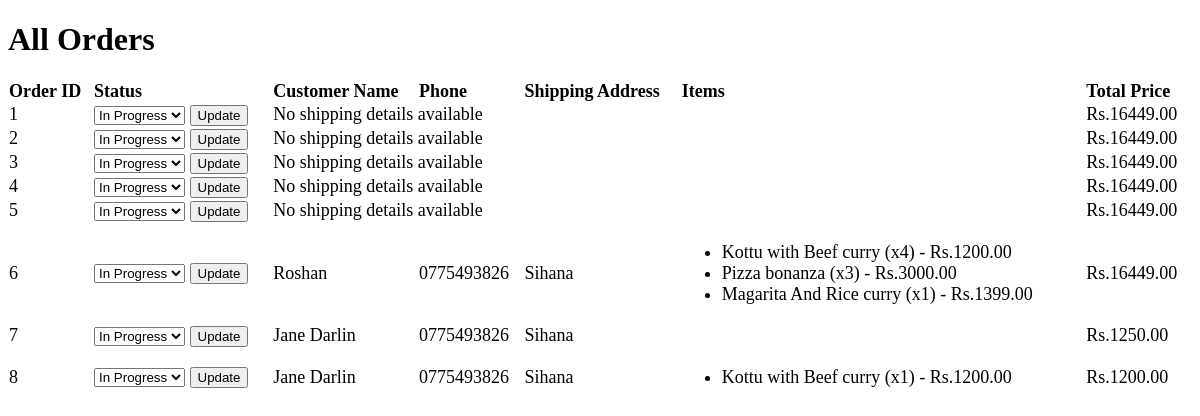
/dashboard/orders, run on the app's committed database.
### webstore/models.py (models this page shows, shortened)
class Order(models.Model):
    items = models.TextField()  # Use for sqlite
    order_date = models.DateTimeField(auto_now_add=True)
    STATUS_CHOICES = [
        ('Incomplete', 'Incomplete'),
        ('Complete', 'Complete'),
    ]
    status = models.CharField(max_length=20, choices=STATUS_CHOICES, default='Incomplete')
    total_price = models.FloatField(default=0)

class ShippingDetails(models.Model):
    order = models.OneToOneField(Order, on_delete=models.CASCADE)  # Link to Order
    name = models.CharField(max_length=255)
    delivery_date = models.DateField()
    delivery_time = models.TimeField()
    house_no = models.CharField(max_length=10)
    street1 = models.CharField(max_length=255)
    street2 = models.CharField(max_length=255, blank=True, null=True)
    town = models.CharField(max_length=255)
    phone = models.CharField(max_length=15)

class OrderItem(models.Model):
    order = models.ForeignKey(Order, on_delete=models.CASCADE)
    item = models.ForeignKey(Menu, on_delete=models.CASCADE)
    quantity = models.PositiveIntegerField(default=1)

class Menu(models.Model):
    name = models.CharField(max_length=50)
    description = models.CharField(max_length=400)
    price = models.FloatField()
    img_url = models.ImageField(upload_to='static/')

### webstore/views.py (the view)
# urls.py: path('dashboard/orders', views.view_orders, name='view_orders'),  # Correct URL pattern
def view_orders(request):
    orders = Order.objects.all()
    order_details = []
    for order in orders:
        order_items = OrderItem.objects.filter(order=order)
        try:
            shipping_details = ShippingDetails.objects.get(order=order)
        except ShippingDetails.DoesNotExist:
            shipping_details = None  # In case shipping details are missing
        order_detail = {
            'order': order,
            'shipping_details': shipping_details,
            'order_items': order_items
        }
        order_details.append(order_detail)
    return render(request, 'view_orders.html', {'order_details': order_details})

### webstore/templates/view_orders.html (shortened to what this page needs)
<!DOCTYPE html>
<html lang="en">
<head>
    {% load static %}
</head>
<body>
<h1>All Orders</h1>
<table class="styled-table">
    <thead>
        <tr>
            <th>Order ID</th>
            <th>Status</th>
            <th>Customer Name</th>
            <th>Phone</th>
            <th>Shipping Address</th>
            <th>Items</th>
            <th>Total Price</th>
        </tr>
    </thead>
    <tbody>
        {% for order_detail in order_details %}
            <tr>
                <td>{{ order_detail.order.id }}</td>
                <td>
                    <form method="POST" action="{% url 'update_order_status' order_detail.order.id %}">
                        <select name="status">
                            <option value="In Progress" {% if order_detail.order.status == 'In Progress' %}selected{% endif %}>In Progress</option>
                        </select>
                        <button type="submit">Update</button>
                    </form>
                </td>
                {% if order_detail.shipping_details %}
                    <td>{{ order_detail.shipping_details.name }}</td>
                    <td>{{ order_detail.shipping_details.phone }}</td>
                    <td>{{ order_detail.shipping_details.street1 }}</td>
                {% else %}
                    <td colspan="3">No shipping details available</td>
                {% endif %}
                <td>
                    <ul>
                        {% for item in order_detail.order_items %}
                            <li> {{ item.item.name }} (x{{ item.quantity }}) - Rs.{{ item.item.price|floatformat:2 }} </li>
                        {% endfor %}
                    </ul>
                </td>
                <td> Rs.{{ order_detail.order.total_price|floatformat:2 }}</td>
            </tr>
        {% endfor %}
    </tbody>
</table>

### webstore/templates/view_orders.html (style rules this page uses)
.styled-table { width: 100%; border-collapse: collapse; margin: 20px 0; font-size: 18px; text-align: left; }

### data on the page
Order: order.id "1", shows "No shipping details available", order.total_price "16449.00"
Order: order.id "2", shows "No shipping details available", order.total_price "16449.00"
Order: order.id "3", shows "No shipping details available", order.total_price "16449.00"
Order: order.id "4", shows "No shipping details available", order.total_price "16449.00"
Order: order.id "5", shows "No shipping details available", order.total_price "16449.00"
Order: order.id "6", shipping_details.name "Roshan", shipping_details.phone "0775493826", shipping_details.street1 "Sihana", order.total_price "16449.00"
OrderItem: item.name "Kottu with Beef curry", quantity "4", item.price "1200.00"
OrderItem: item.name "Pizza bonanza", quantity "3", item.price "3000.00"
OrderItem: item.name "Magarita And Rice curry", quantity "1", item.price "1399.00"
Order: order.id "7", shipping_details.name "Jane Darlin", shipping_details.phone "0775493826", shipping_details.street1 "Sihana", order.total_price "1250.00"
Order: order.id "8", shipping_details.name "Jane Darlin", shipping_details.phone "0775493826", shipping_details.street1 "Sihana", order.total_price "1200.00"
OrderItem: item.name "Kottu with Beef curry", quantity "1", item.price "1200.00"
